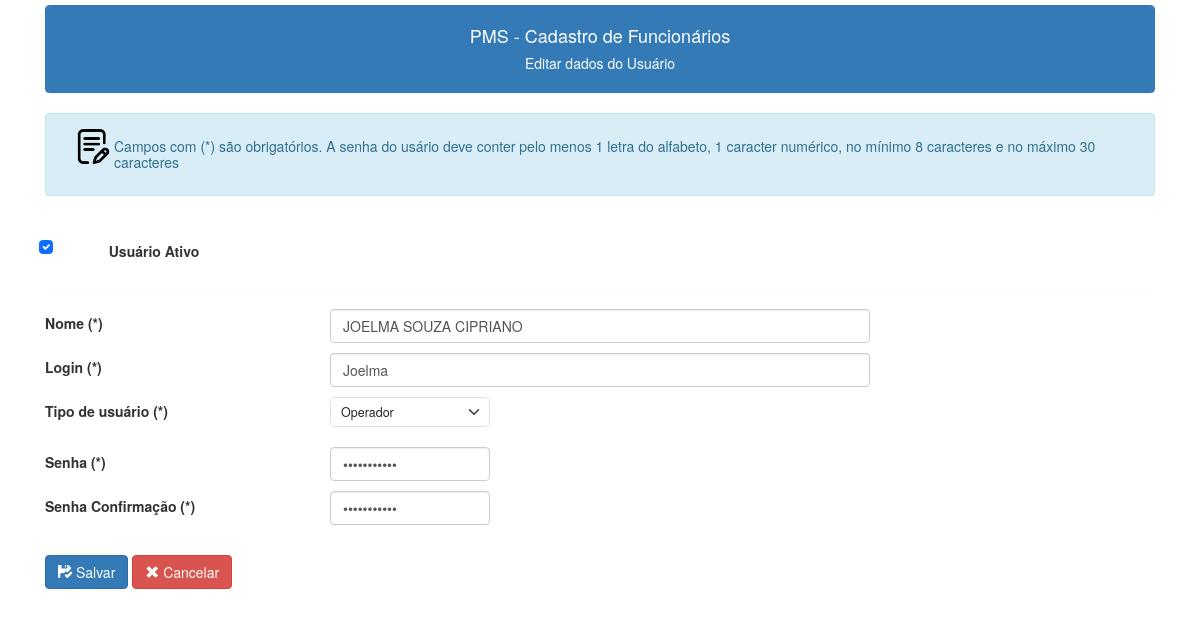
Screenshot of /usuarios/usuarios_editar.php?id=2 (signed in) with the database file from the repository.
### tables this page shows
CREATE TABLE IF NOT EXISTS `usuario` (
  `id` int NOT NULL AUTO_INCREMENT,
  `usuario` varchar(200) DEFAULT NULL,
  `login` varchar(50) DEFAULT NULL,
  `ativo` char(1) DEFAULT NULL,
  `senha` varchar(20) DEFAULT NULL,
  `tipo` varchar(50) DEFAULT NULL,
  PRIMARY KEY (`id`)
);

### usuarios/usuarios_editar.php (the view, shortened to what this page needs)
<?php
include('../conexao.php');
include('../links2.php');
if ($_SERVER['REQUEST_METHOD'] == 'GET') {
    $c_id = $_GET["id"];
    $c_sql = "select * from usuario where id=$c_id";
    $result = $conection->query($c_sql);
    $registro = $result->fetch_assoc();
    $c_nome = $registro["usuario"];
    $c_login = $registro['login'];
    $c_senha = base64_decode($registro['senha']);
    $c_tipo = $registro['tipo'];
    $c_senha2 = base64_decode($registro['senha']);
}
?>
<!DOCTYPE html>
<html lang="en">
<head>
</head>
<div class="container -my5">
    <body>
        <div style="padding-top:5px;">
            <div class="panel panel-primary class">
                <div class="panel-heading text-center">
                    <h4>PMS - Cadastro de Funcionários</h4>
                    <h5>Editar dados do Usuário<h5>
                </div>
            </div>
        </div>
        <div class='alert alert-info' role='alert'>
            <div style="padding-left:15px;">
                <img Align="left" src="\gop\images\escrita.png" alt="30" height="35">
            </div>
            <h5>Campos com (*) são obrigatórios. A senha do usário deve conter pelo menos 1 letra do alfabeto, 1 caracter numérico, no mínimo 8 caracteres e no máximo 30 caracteres</h5>
        </div>
        <br>
        <form method="post">
            <div class="row mb-3">
                <div class="form-check col-sm-3">
                    <label class="form-check-label col-form-label">Usuário Ativo</label>
                    <div class="col-sm-3">
                        <input class="form-check-input" type="checkbox" value="S" name="chkativo" id="chkativo" checked>
                    </div>
                </div>
            </div>
            <hr>
            <div class="row mb-3">
                <label class="col-sm-3 col-form-label">Nome (*)</label>
                <div class="col-sm-6">
                    <input type="text" maxlength="120" class="form-control" name="nome" value="<?php echo $c_nome; ?>" required>
                </div>
            </div>
            <div class="row mb-3">
                <label class="col-sm-3 col-form-label">Login (*)</label>
                <div class="col-sm-6">
                    <input type="text" maxlength="40" class="form-control" name="login" value="<?php echo $c_login; ?>" required>
                </div>
            </div>
            <?php
            $op1 = '';
            if (($c_tipo == '') || ($c_tipo == 'Operador')) {
                $op1 = 'Selected';
            }
            ?>
            <div class="row mb-3">
                <label class="col-sm-3 col-form-label">Tipo de usuário (*)</label>
                <div class="col-sm-2">
                    <select class="form-select form-select-lg mb-3" id="tipo" name="tipo" value="<?php echo $c_tipo; ?>">
                        <option <?php echo $op1 ?>>Operador</option>
                    </select>
                </div>
            </div>
            <div class="row mb-3">
                <label class="col-sm-3 col-form-label">Senha (*)</label>
                <div class="col-sm-2">
                    <input type="password" maxlength="32" class="form-control" name="senha" value="<?php echo $c_senha; ?>" required>
                </div>
            </div>
            <div class="row mb-3">
                <label class="col-sm-3 col-form-label">Senha Confirmação (*)</label>
                <div class="col-sm-2">
                    <input type="password" maxlength="32" class="form-control" name="senha2" value="<?php echo $c_senha2; ?>" required>
                </div>
            </div>
            <br>
            <div class="row mb-3">
                <div class="offset-sm-0 col-sm-3">
                    <button type="submit" class="btn btn-primary"><span class='glyphicon glyphicon-floppy-saved'></span> Salvar</button>
                    <a class='btn btn-danger' href='/funcionarios/usuarios/usuarios_lista.php'><span class='glyphicon glyphicon-remove'></span> Cancelar</a>
                </div>
            </div>
        </form>
</div>
</body>
</html>

### rows the page displays
usuario: nome "JOELMA SOUZA CIPRIANO", login "Joelma", tipo "Operador"
